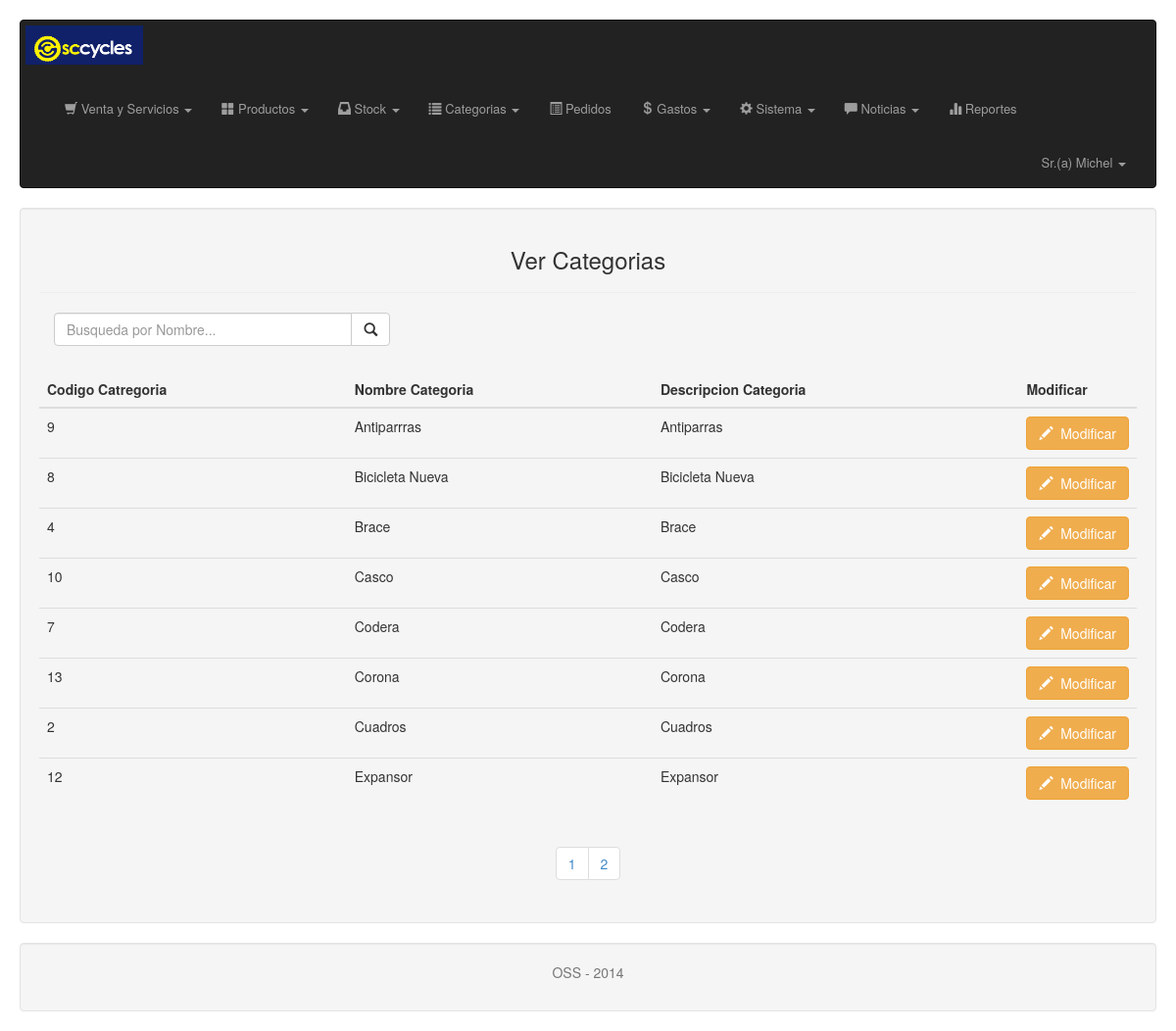
Screenshot of /admin/vista/vista_ver_categorias.php (signed in) with the database file from the repository.
### tables this page shows
CREATE TABLE Categorias
(
  cat_id Int NOT NULL AUTO_INCREMENT,
  cat_nombre Varchar(50) NOT NULL,
  cat_descripcion Varchar(100),
 PRIMARY KEY (cat_id)
);

### admin/modelo/modelo_categorias.php (called while the page is built, shortened)
<?php
function conectar()
{
    $link=mysql_connect('localhost','root','') or die("Error en la Conexion.");
    return $link;
}
function muestraCategorias()
{
    $link=conectar();
    $a=array();
    $x=0;
    $sql=("SELECT * FROM categorias ORDER BY cat_nombre ASC");
    $res=mysql_query($sql, $link) or die("Error en: $sql: " . mysql_error());
    while($f=mysql_fetch_assoc($res))
    {
        $a[$x]=$f;
        $x++;
    }
    return $a;
}
?>

### admin/vista/vista_ver_categorias.php (the view, shortened to what this page needs)
<?php
include_once('../modelo/modelo_categorias.php');
$res = muestraCategorias();
?>
<!DOCTYPE html>
<html lang="en">
  <head>
    <link rel="stylesheet" type="text/css" href="../css/bootstrap.css"  />
 </head>
  <body>
          <div class="well" style="height:auto;">
           <h3 class="text-center">Ver Categorias</h3><hr>
           <form id="iform" name="iform">
            <div class="col-xs-6 col-md-4">
            <div class="input-group">
            <input type="text" id="txt_consulta" name="txt_consulta" class="form-control" placeholder="Busqueda por Nombre..." required/>
                <div class="input-group-btn">
                 <button type="submit" class="btn btn-default" id="btn_consulta">
                  <span class="glyphicon glyphicon-search"></span>
                  </button>
                </div>
            </div>
          </div>
           </form>
           <br>
           <br>
           <br>
           <table class="table">
            <thead>
                    <tr>
                        <th>
                            Codigo Catregoria
                        </th>
                        <th>
                             Nombre Categoria
                        </th>
                         <th>
                             Descripcion Categoria
                        </th>
                        <th>
                            Modificar
                        </th>
                    </tr>
            </thead>
             <tbody>
             <?php
             if(isset($_GET['txt_consulta']))
             {
                 $res2 = muestraCategoriaCod($_GET['txt_consulta']);
                 foreach ($res2 as $f) { ?>
                     <tr class="post">
                         <th style="font-weight:100"><?php echo $f['cat_id']; ?></th>
                         <th style="font-weight:100"><?php echo $f['cat_nombre']; ?></th>
                         <th style="font-weight:100"><?php echo $f['cat_descripcion']; ?></th>
                         <th width="30px"><a href="vista_ver_categorias.php?codigo=<?php print($f['cat_id'])?>" class="btn btn-warning"><span class="glyphicon glyphicon-pencil"></span>&nbsp Modificar</a></th>
                     </tr>
                 <?php
                 }
             }
             else
             {
             ?>
             <?php if($res==true) { ?>
             <?php
             foreach($res as $f)
             {
                 ?>
                 <tr class="post">
                     <th style="font-weight:100"><?php echo $f['cat_id']; ?></th>
                     <th style="font-weight:100"><?php echo $f['cat_nombre']; ?></th>
                     <th style="font-weight:100"><?php echo $f['cat_descripcion']; ?></th>
                     <th width="30px"><a href="vista_ver_categorias.php?codigo=<?php print($f['cat_id'])?>" class="btn btn-warning"><span class="glyphicon glyphicon-pencil"></span>&nbsp Modificar</a></th>
                 </tr>
             <?php
             }
             ?>
             </tbody>
               <?php }
               else
               {
                   echo ("<tr><td><h4>&nbsp;&nbsp;&nbsp;No hay categorias</h4></td></tr>");
               }   }?>
           </table>
              <?php include('/includes/paginador.php');  ?>
              <?php include('/includes/footer.php');  ?>
  </body>
</html>

### rows the page displays
categorias: cat_id "9", cat_nombre "Antiparrras", cat_descripcion "Antiparras"
categorias: cat_id "8", cat_nombre "Bicicleta Nueva", cat_descripcion "Bicicleta Nueva"
categorias: cat_id "4", cat_nombre "Brace", cat_descripcion "Brace"
categorias: cat_id "10", cat_nombre "Casco", cat_descripcion "Casco"
categorias: cat_id "7", cat_nombre "Codera", cat_descripcion "Codera"
categorias: cat_id "13", cat_nombre "Corona", cat_descripcion "Corona"
categorias: cat_id "2", cat_nombre "Cuadros", cat_descripcion "Cuadros"
categorias: cat_id "12", cat_nombre "Expansor", cat_descripcion "Expansor"

### other values shown
$_SESSION['usu_nombre'] "Michel"
